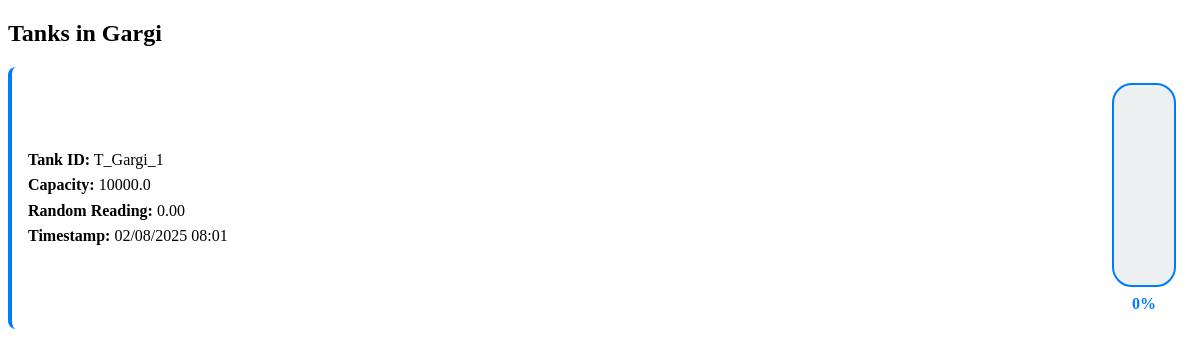
Page /tanks/T_Gargi_1/readings/ (signed in) on the committed database.
### adminpanel/models.py (models this page shows, shortened)
class Tank(models.Model):
    tank_id = models.CharField(max_length=100, primary_key=True)
    building = models.ForeignKey(Building, on_delete=models.CASCADE)
    capacity = models.FloatField()
    user = models.ForeignKey(UserProfile, to_field='user_id', on_delete=models.CASCADE)
    tank_created_date = models.DateTimeField()
    tank_last_modified_date = models.DateTimeField()

class Building(models.Model):
    building_id = models.CharField(max_length=100, primary_key=True)
    building_name = models.CharField(max_length=100)
    building_created_date = models.DateTimeField()
    last_modified_date = models.DateTimeField()

class Reading(models.Model):
    reading_id = models.CharField(max_length=100, primary_key=True)
    sensor = models.ForeignKey(Sensor, on_delete=models.CASCADE)
    reading = models.FloatField()
    sensor_reading_last_modified_date = models.DateTimeField()

### adminpanel/views.py (the view)
# urls.py: path('tanks/<str:tank_id>/readings/', views.view_readings, name='view_readings'),
def view_readings(request, tank_id):
    if not request.session.get('user_id'):
        return redirect('user_login')
    user = get_object_or_404(UserProfile, user_id=request.session.get('user_id'))
    tank = get_object_or_404(Tank, tank_id=tank_id, user=user)
    readings = list(Reading.objects.filter(sensor__tank=tank).order_by('-sensor_reading_last_modified_date'))
    import random
    if readings:
        random_reading = random.choice(readings)
        percentage = round((random_reading.reading / tank.capacity) * 100)
    else:
        random_reading = None
        percentage = 0
    if percentage < 30:
        color_class = 'low'
    elif percentage < 70:
        color_class = 'medium'
    else:
        color_class = 'high'
    context = {
        'tank': tank,
        'random_reading': random_reading,
        'percentage': percentage,
        'color_class': color_class
    }
    return render(request, 'adminpanel/user_tank_readings.html', context)

### templates/adminpanel/user_tank_readings.html (shortened to what this page needs)
<!DOCTYPE html>
<html>
<head>
</head>
<body>
    <h2>Tanks in {{ tank.building.building_name }}</h2>
    <div class="tank-card">
        <div class="tank-info">
            <strong>Tank ID:</strong> {{ tank.tank_id }}<br>
            <strong>Capacity:</strong> {{ tank.capacity }}<br>
            {% if random_reading %}
                <strong>Random Reading:</strong> {{ random_reading.reading|floatformat:2 }}<br>
                <strong>Timestamp:</strong> {{ random_reading.sensor_reading_last_modified_date|date:"m/d/Y H:i" }}
            {% else %}
                <strong>No readings available.</strong>
            {% endif %}
        </div>
        <div>
            <div class="tank-bar">
            </div>
            <div class="percentage">{{ percentage }}%</div>
        </div>
    </div>
</body>
</html>

### rows in the picture
Tank: building.building_name "Gargi", tank_id "T_Gargi_1", capacity "10000.0"
Reading: reading "0.00", sensor_reading_last_modified_date "02/08/2025 08:01"
